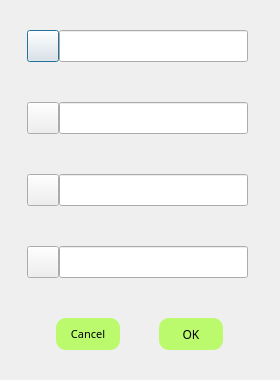
<?xml version="1.0" encoding="UTF-8"?>
<ui version="4.0">
 <class>newUser</class>
 <widget class="QDialog" name="newUser">
  <property name="geometry">
   <rect>
    <x>0</x>
    <y>0</y>
    <width>280</width>
    <height>349</height>
   </rect>
  </property>
  <property name="minimumSize">
   <size>
    <width>280</width>
    <height>0</height>
   </size>
  </property>
  <property name="maximumSize">
   <size>
    <width>280</width>
    <height>16777215</height>
   </size>
  </property>
  <property name="windowTitle">
   <string>New User</string>
  </property>
  <layout class="QHBoxLayout" name="horizontalLayout_10">
   <property name="spacing">
    <number>40</number>
   </property>
   <property name="leftMargin">
    <number>20</number>
   </property>
   <property name="topMargin">
    <number>30</number>
   </property>
   <property name="rightMargin">
    <number>20</number>
   </property>
   <property name="bottomMargin">
    <number>30</number>
   </property>
   <item>
    <layout class="QVBoxLayout" name="verticalLayout">
     <item>
      <layout class="QHBoxLayout" name="horizontalLayout_2" stretch="1,99">
       <property name="spacing">
        <number>0</number>
       </property>
       <property name="rightMargin">
        <number>5</number>
       </property>
       <item>
        <widget class="QPushButton" name="S">
         <property name="minimumSize">
          <size>
           <width>32</width>
           <height>32</height>
          </size>
         </property>
         <property name="maximumSize">
          <size>
           <width>32</width>
           <height>32</height>
          </size>
         </property>
         <property name="text">
          <string/>
         </property>
         <property name="icon">
          <iconset resource="icon.qrc">
           <normaloff>:/resource/server.svg</normaloff>
           <normalon>:/resource/server.svg</normalon>:/resource/server.svg</iconset>
         </property>
         <property name="iconSize">
          <size>
           <width>32</width>
           <height>32</height>
          </size>
         </property>
        </widget>
       </item>
       <item>
        <widget class="QLineEdit" name="server_port">
         <property name="minimumSize">
          <size>
           <width>189</width>
           <height>32</height>
          </size>
         </property>
         <property name="maximumSize">
          <size>
           <width>189</width>
           <height>32</height>
          </size>
         </property>
         <property name="font">
          <font>
           <family>JetBrains Mono</family>
           <pointsize>8</pointsize>
          </font>
         </property>
         <property name="maxLength">
          <number>22</number>
         </property>
        </widget>
       </item>
      </layout>
     </item>
     <item>
      <layout class="QHBoxLayout" name="horizontalLayout_3" stretch="1,99">
       <property name="spacing">
        <number>0</number>
       </property>
       <property name="rightMargin">
        <number>5</number>
       </property>
       <item>
        <widget class="QPushButton" name="U">
         <property name="minimumSize">
          <size>
           <width>32</width>
           <height>32</height>
          </size>
         </property>
         <property name="maximumSize">
          <size>
           <width>32</width>
           <height>32</height>
          </size>
         </property>
         <property name="text">
          <string/>
         </property>
         <property name="icon">
          <iconset resource="icon.qrc">
           <normaloff>:/resource/user.svg</normaloff>:/resource/user.svg</iconset>
         </property>
         <property name="iconSize">
          <size>
           <width>32</width>
           <height>32</height>
          </size>
         </property>
        </widget>
       </item>
       <item>
        <widget class="QLineEdit" name="username">
         <property name="minimumSize">
          <size>
           <width>189</width>
           <height>32</height>
          </size>
         </property>
         <property name="maximumSize">
          <size>
           <width>189</width>
           <height>32</height>
          </size>
         </property>
         <property name="font">
          <font>
           <family>JetBrains Mono</family>
           <pointsize>8</pointsize>
          </font>
         </property>
         <property name="maxLength">
          <number>8</number>
         </property>
        </widget>
       </item>
      </layout>
     </item>
     <item>
      <layout class="QHBoxLayout" name="horizontalLayout_4" stretch="1,99">
       <property name="spacing">
        <number>0</number>
       </property>
       <property name="rightMargin">
        <number>5</number>
       </property>
       <item>
        <widget class="QPushButton" name="P1">
         <property name="minimumSize">
          <size>
           <width>32</width>
           <height>32</height>
          </size>
         </property>
         <property name="maximumSize">
          <size>
           <width>32</width>
           <height>32</height>
          </size>
         </property>
         <property name="text">
          <string/>
         </property>
         <property name="icon">
          <iconset resource="icon.qrc">
           <normaloff>:/resource/passwd.svg</normaloff>:/resource/passwd.svg</iconset>
         </property>
         <property name="iconSize">
          <size>
           <width>32</width>
           <height>32</height>
          </size>
         </property>
        </widget>
       </item>
       <item>
        <widget class="QLineEdit" name="passwd">
         <property name="minimumSize">
          <size>
           <width>189</width>
           <height>32</height>
          </size>
         </property>
         <property name="maximumSize">
          <size>
           <width>189</width>
           <height>32</height>
          </size>
         </property>
         <property name="font">
          <font>
           <family>JetBrains Mono</family>
           <pointsize>8</pointsize>
          </font>
         </property>
         <property name="maxLength">
          <number>12</number>
         </property>
         <property name="echoMode">
          <enum>QLineEdit::Password</enum>
         </property>
        </widget>
       </item>
      </layout>
     </item>
     <item>
      <layout class="QHBoxLayout" name="horizontalLayout_5" stretch="1,99">
       <property name="spacing">
        <number>0</number>
       </property>
       <property name="rightMargin">
        <number>5</number>
       </property>
       <item>
        <widget class="QPushButton" name="P2">
         <property name="minimumSize">
          <size>
           <width>32</width>
           <height>32</height>
          </size>
         </property>
         <property name="maximumSize">
          <size>
           <width>32</width>
           <height>32</height>
          </size>
         </property>
         <property name="text">
          <string/>
         </property>
         <property name="icon">
          <iconset resource="icon.qrc">
           <normaloff>:/resource/passwd.svg</normaloff>:/resource/passwd.svg</iconset>
         </property>
         <property name="iconSize">
          <size>
           <width>32</width>
           <height>32</height>
          </size>
         </property>
        </widget>
       </item>
       <item>
        <widget class="QLineEdit" name="repasswd">
         <property name="minimumSize">
          <size>
           <width>189</width>
           <height>32</height>
          </size>
         </property>
         <property name="maximumSize">
          <size>
           <width>189</width>
           <height>32</height>
          </size>
         </property>
         <property name="font">
          <font>
           <family>JetBrains Mono</family>
           <pointsize>8</pointsize>
          </font>
         </property>
         <property name="maxLength">
          <number>12</number>
         </property>
         <property name="echoMode">
          <enum>QLineEdit::Password</enum>
         </property>
        </widget>
       </item>
      </layout>
     </item>
     <item>
      <layout class="QHBoxLayout" name="horizontalLayout">
       <property name="spacing">
        <number>10</number>
       </property>
       <item>
        <widget class="QPushButton" name="cancel">
         <property name="minimumSize">
          <size>
           <width>64</width>
           <height>32</height>
          </size>
         </property>
         <property name="maximumSize">
          <size>
           <width>64</width>
           <height>32</height>
          </size>
         </property>
         <property name="font">
          <font>
           <family>JetBrains Mono</family>
           <pointsize>8</pointsize>
          </font>
         </property>
         <property name="styleSheet">
          <string notr="true">border-radius:10px;
background-color: rgb(188, 250, 109);</string>
         </property>
         <property name="text">
          <string>Cancel</string>
         </property>
        </widget>
       </item>
       <item>
        <widget class="QPushButton" name="ok">
         <property name="minimumSize">
          <size>
           <width>64</width>
           <height>32</height>
          </size>
         </property>
         <property name="maximumSize">
          <size>
           <width>64</width>
           <height>32</height>
          </size>
         </property>
         <property name="font">
          <font>
           <family>JetBrains Mono</family>
          </font>
         </property>
         <property name="styleSheet">
          <string notr="true">border-radius:10px;
background-color: rgb(188, 250, 109);</string>
         </property>
         <property name="text">
          <string>OK</string>
         </property>
        </widget>
       </item>
      </layout>
     </item>
    </layout>
   </item>
  </layout>
 </widget>
 <resources>
  <include location="icon.qrc"/>
 </resources>
 <connections/>
</ui>
